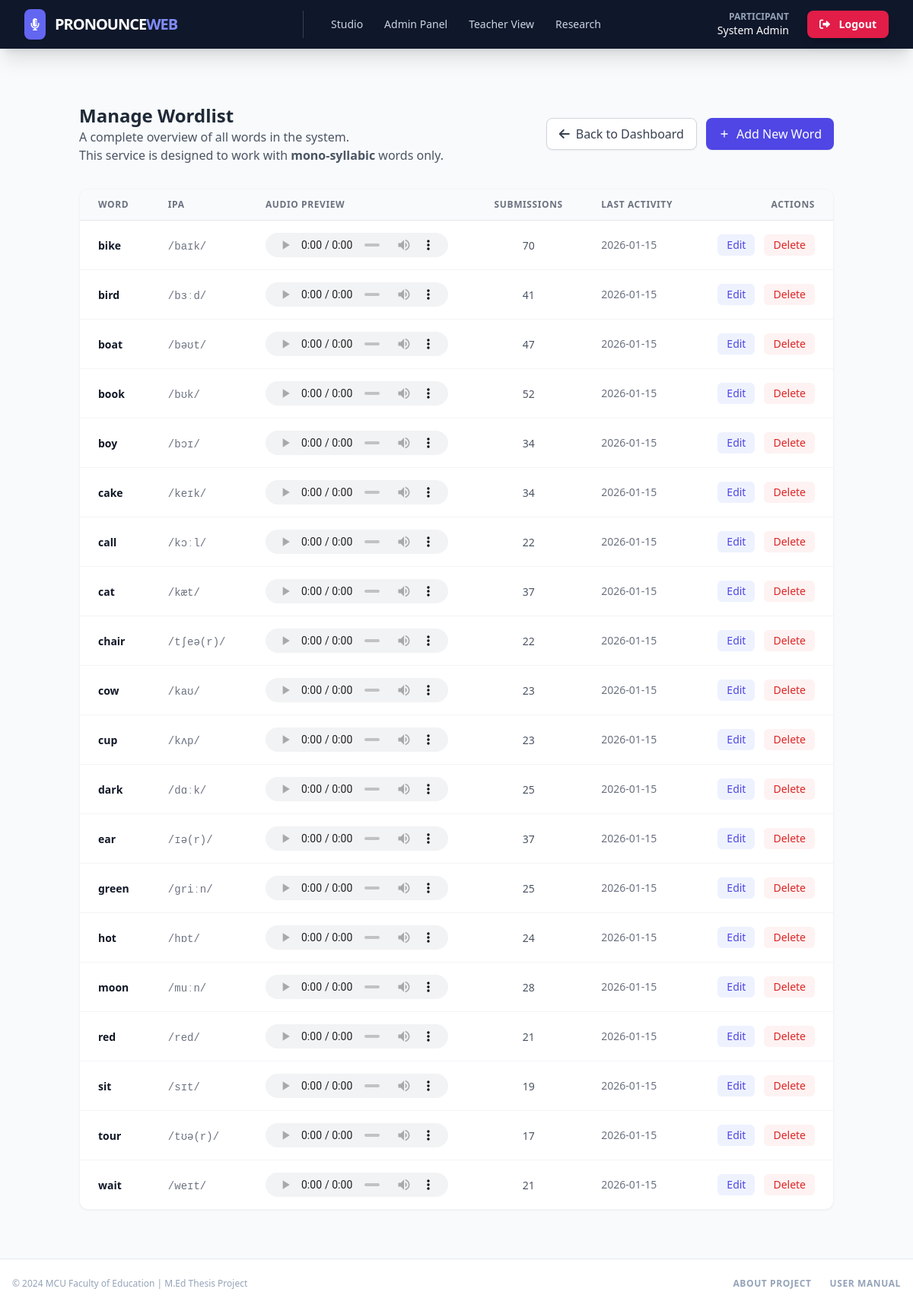
Screenshot of /dashboard/admin/words (signed in) with the database file from the repository.
### models.py (models this page shows, shortened)
class User(UserMixin, db.Model):
    __tablename__ = "users"
    id = db.Column(db.Integer, primary_key=True)
    username = db.Column(db.String(64), unique=True, index=True, nullable=False)
    password_hash = db.Column(db.String(256), nullable=False)
    first_name = db.Column(db.String(64), nullable=False)
    last_name = db.Column(db.String(64), nullable=False)
    student_id = db.Column(db.String(20), unique=True, nullable=True, index=True)
    role = db.Column(db.String(20), default="student", nullable=False)
    consented_at = db.Column(db.DateTime, nullable=True)
    created_at = db.Column(db.DateTime, default=lambda: datetime.now(timezone.utc))
    submissions = db.relationship("Submission", backref="user", lazy="dynamic")

class Word(db.Model):
    __tablename__ = "words"
    id = db.Column(db.Integer, primary_key=True)
    text = db.Column(db.String(64), unique=True, nullable=False)  # e.g., 'moon'
    sequence_order = db.Column(db.Integer, nullable=False)  # 1 to 20
    ipa = db.Column(db.String(64), nullable=True)  # e.g., /muːn/
    vowels = db.Column(db.String(64), nullable=True)  # e.g., uː
    stressed_vowel = db.Column(db.String(10), nullable=True)  # e.g., uː
    audio_path = db.Column(db.String(256), nullable=True)  # Path to MP3
    submissions = db.relationship("Submission", backref="target_word", lazy="dynamic")

### dashboard_routes.py (the view)
@dashboards.route("/admin/words")
@login_required
def manage_all_words():
    if current_user.role != "admin":
        flash("Access denied.", "danger")
        return redirect(url_for("index"))
    words = Word.query.order_by(Word.text).all()
    word_stats = []
    for word in words:
        submission_count = word.submissions.count()
        last_submission = word.submissions.order_by(Submission.timestamp.desc()).first()
        word_stats.append(
            {
                "word": word,
                "submission_count": submission_count,
                "last_submission_str": (
                    last_submission.timestamp.strftime("%Y-%m-%d")
                    if last_submission
                    else "Never"
                ),
            }
        )
    return render_template("dashboards/manage_all_words.html", word_stats=word_stats)

### flask_app.py (called while the page is built, shortened)
@login_manager.user_loader
def load_user(user_id: str) -> User | None:
    return User.query.get(int(user_id))

@app.before_request
def check_for_maintenance() -> Any:
    from flask import redirect, url_for

### models.py (called while the page is built)
    @staticmethod
    def get(key: str, default: str | None = None) -> str | None:
        config = SystemConfig.query.filter_by(key=key).first()
        return config.value if config else default

    @staticmethod
    def get_bool(key: str, default: bool = False) -> bool:
        val = SystemConfig.get(key)
        if val is None:
            return default
        return val.lower() in ["true", "1", "t", "y", "yes"]

### templates/dashboards/manage_all_words.html (shortened to what this page needs)
{% extends "base.html" %}
{% block content %}
<div class="container mx-auto px-4 py-8">
    <div class="flex flex-col md:flex-row justify-between items-start md:items-center mb-8 gap-4">
        <div>
            <h1 class="text-2xl font-bold text-gray-800">Manage Wordlist</h1>
            <p class="text-gray-600">A complete overview of all words in the system.</p>
            <p class="text-gray-600">This service is designed to work with <strong>mono-syllabic</strong> words only.
            </p>
        </div>
        <div class="flex gap-3">
            <a href="{{ url_for('dashboards.admin_dashboard') }}"
                class="bg-white border border-gray-300 text-gray-700 px-4 py-2 rounded-lg hover:bg-gray-50 transition shadow-sm flex items-center gap-2">
                <i class="fas fa-arrow-left"></i>
                Back to Dashboard
            </a>
            <a href="{{ url_for('dashboards.add_word', next=url_for('dashboards.manage_all_words')) }}"
                class="bg-indigo-600 text-white px-4 py-2 rounded-lg hover:bg-indigo-700 transition shadow-sm flex items-center gap-2">
                <svg class="w-4 h-4" fill="none" stroke="currentColor" viewBox="0 0 24 24">
                    <path stroke-linecap="round" stroke-linejoin="round" stroke-width="2"
                        d="M12 6v6m0 0v6m0-6h6m-6 0H6"></path>
                </svg>
                Add New Word
            </a>
        </div>
    </div>
    <div class="bg-white rounded-xl shadow-sm border border-gray-100 overflow-hidden">
        <div class="overflow-x-auto">
            <table class="w-full text-left border-collapse">
                <thead class="bg-gray-50 border-b border-gray-200">
                    <tr>
                        <th class="px-6 py-3 text-xs font-semibold text-gray-500 uppercase tracking-wider">Word</th>
                        <th class="px-6 py-3 text-xs font-semibold text-gray-500 uppercase tracking-wider">IPA</th>
                        <th class="px-6 py-3 text-xs font-semibold text-gray-500 uppercase tracking-wider">Audio Preview
                        </th>
                        <th class="px-6 py-3 text-xs font-semibold text-gray-500 uppercase tracking-wider text-center">
                            Submissions</th>
                        <th class="px-6 py-3 text-xs font-semibold text-gray-500 uppercase tracking-wider">Last Activity
                        </th>
                        <th class="px-6 py-3 text-xs font-semibold text-gray-500 uppercase tracking-wider text-right">
                            Actions</th>
                    </tr>
                </thead>
                <tbody class="divide-y divide-gray-100">
                    {% for word_stat in word_stats %}
                    <tr class="hover:bg-gray-50 transition-colors">
                        <td class="px-6 py-4 whitespace-nowrap">
                            <span class="text-sm font-bold text-gray-900">{{ word_stat.word.text }}</span>
                        </td>
                        <td class="px-6 py-4 whitespace-nowrap">
                            <span class="text-sm text-gray-500 font-mono">{{ word_stat.word.ipa }}</span>
                        </td>
                        <td class="px-6 py-4 whitespace-nowrap">
                            {% if word_stat.word.audio_path %}
                            <audio controls class="h-8 w-60"
                                src="{{ url_for('static', filename=word_stat.word.audio_path) }}"></audio>
                            {% else %}
                            <span class="text-xs text-gray-400">No audio</span>
                            {% endif %}
                        </td>
                        <td class="px-6 py-4 whitespace-nowrap text-center">
                            <span class="text-sm text-gray-600">{{ word_stat.submission_count }}</span>
                        </td>
                        <td class="px-6 py-4 whitespace-nowrap text-sm text-gray-500">
                            {{ word_stat.last_submission_str }}
                        </td>
                        <td class="px-6 py-4 whitespace-nowrap text-right text-sm font-medium">
                            <div class="flex justify-end gap-3">
                                <a href="{{ url_for('dashboards.edit_word', word_id=word_stat.word.id, next=url_for('dashboards.manage_all_words')) }}"
                                    class="px-3 py-1 rounded-md transition bg-indigo-50 text-indigo-600 hover:bg-indigo-100 hover:text-indigo-900">Edit</a>
                                {% set delete_url = url_for('dashboards.delete_word', word_id=word_stat.word.id, next=url_for('dashboards.manage_all_words')) %}
                                <button
                                    onclick="openWordDeleteModal('{{ word_stat.word.id }}', '{{ word_stat.word.text }}', '{{ delete_url }}')"
                                    class="px-3 py-1 rounded-md transition bg-red-50 text-red-600 hover:bg-red-100 hover:text-red-900">
                                    Delete
                                </button>
                            </div>
                        </td>
                    </tr>
                    {% endfor %}
                </tbody>
            </table>
        </div>
    </div>
</div>
{% endblock %}

### templates/base.html (shortened to what this page needs)
<!DOCTYPE html>
<html lang="en">
<head>
    <script src="https://cdn.tailwindcss.com"></script>
    <link href="https://cdnjs.cloudflare.com/ajax/libs/font-awesome/6.0.0/css/all.min.css" rel="stylesheet">
    <link rel="stylesheet" href="{{ url_for('static', filename='css/styles.css') }}">
</head>
<body class="bg-slate-50 font-sans text-slate-900 flex flex-col min-h-screen">
    <nav class="bg-slate-900 text-white shadow-xl sticky top-0 z-50">
        <div class="max-w-7xl mx-auto px-4 sm:px-6 lg:px-8">
            <div class="flex items-center justify-between h-16">
                <div class="flex items-center">
                    <a href="{{ url_for('index') }}" class="flex items-center space-x-2 md:space-x-3 group">
                        <div class="bg-indigo-500 p-1.5 md:p-2 rounded-lg group-hover:bg-indigo-400 transition">
                            <i class="fas fa-microphone-lines text-white"></i>
                        </div>
                        <span class="font-black text-lg md:text-xl tracking-tighter uppercase">Pronounce<span
                                class="text-indigo-400">Web</span></span>
                    </a>
                </div>
                {% if current_user.role == 'admin' %}
                <div class="hidden md:flex items-center space-x-1 ml-6 border-l border-slate-700 pl-6">
                    <a href="{{ url_for('index') }}"
                        class="px-3 py-2 rounded-md text-sm font-medium text-slate-300 hover:text-white hover:bg-slate-800 transition">Studio</a>
                    <a href="{{ url_for('dashboards.admin_dashboard') }}"
                        class="px-3 py-2 rounded-md text-sm font-medium text-slate-300 hover:text-white hover:bg-slate-800 transition">Admin
                        Panel</a>
                    <a href="{{ url_for('dashboards.teacher_dashboard') }}"
                        class="px-3 py-2 rounded-md text-sm font-medium text-slate-300 hover:text-white hover:bg-slate-800 transition">Teacher
                        View</a>
                    <a href="{{ url_for('dashboards.research_dashboard') }}"
                        class="px-3 py-2 rounded-md text-sm font-medium text-slate-300 hover:text-white hover:bg-slate-800 transition">Research</a>
                </div>
                {% endif %}
                <div class="flex items-center space-x-2 md:space-x-6">
                    {% if current_user.is_authenticated %}
                    <div class="hidden md:flex flex-col items-end">
                        <span class="text-xs font-bold text-slate-400 uppercase">Participant</span>
                        <span class="text-sm font-medium">{{ current_user.first_name }} {{ current_user.last_name
                            }}</span>
                    </div>
                    <a href="{{ url_for('auth.logout') }}"
                        class="bg-rose-600 hover:bg-rose-700 text-white px-4 py-2 rounded-lg text-sm font-bold transition shadow-lg">
                        <i class="fas fa-sign-out-alt mr-2"></i> Logout
                    </a>
                    {% else %}
                    <a href="{{ url_for('auth.login') }}"
                        class="text-slate-300 hover:text-white font-bold text-sm">Login</a>
                    <a href="{{ url_for('auth.register') }}"
                        class="bg-indigo-600 hover:bg-indigo-700 px-3 py-1.5 md:px-4 md:py-2 rounded-lg text-sm font-bold transition">Register</a>
                    {% endif %}
                </div>
            </div>
        </div>
    </nav>
    <main class="flex-grow">
        <div class="max-w-7xl mx-auto pt-10 pb-8 px-4 sm:px-6 lg:px-8">
            {% block content %}{% endblock %}
        </div>
    </main>
    <footer class="bg-white border-t border-slate-200 py-6 mt-auto">
        <div class="max-w-7xl mx-auto px-4 flex flex-col md:flex-row justify-between items-center gap-4">
            <p class="text-slate-400 text-xs font-medium">
                &copy; 2024 MCU Faculty of Education | M.Ed Thesis Project
            </p>
            <div class="flex items-center gap-6">
                <a href="{{ url_for('about') }}"
                    class="text-slate-400 hover:text-indigo-600 text-xs font-bold uppercase tracking-wider transition">About
                    Project</a>
                <a href="{{ url_for('manual') }}"
                    class="text-slate-400 hover:text-indigo-600 text-xs font-bold uppercase tracking-wider transition">User
                    Manual</a>
            </div>
        </div>
    </footer>
</body>
</html>

### static/css/styles.css (style rules this page uses)
html { -ms-text-size-adjust: 100%; -webkit-text-size-adjust: 100%; touch-action: pan-x pan-y; height: 100%; font-size: 16px; }
*, *::before, *::after { box-sizing: border-box; }
body { overscroll-behavior: none; -webkit-font-smoothing: antialiased; -moz-osx-font-smoothing: grayscale; line-height: 1.5; letter-spacing: normal; text-rendering: optimizeLegibility; font-family: ui-sans-serif, system-ui, -apple-system, BlinkMacSystemFont, "Segoe UI", Roboto, "Helvetica Neue", Arial, sans-serif; }

### rows the page displays
User: first_name "System", last_name "Admin"
Word: word.text "bike", word.ipa "/baɪk/"
Word: word.text "bird", word.ipa "/bɜːd/"
Word: word.text "boat", word.ipa "/bəʊt/"
Word: word.text "book", word.ipa "/bʊk/"
Word: word.text "boy", word.ipa "/bɔɪ/"
Word: word.text "cake", word.ipa "/keɪk/"
Word: word.text "call", word.ipa "/kɔːl/"
Word: word.text "cat", word.ipa "/kæt/"
Word: word.text "chair", word.ipa "/tʃeə(r)/"
Word: word.text "cow", word.ipa "/kaʊ/"
Word: word.text "cup", word.ipa "/kʌp/"
Word: word.text "dark", word.ipa "/dɑːk/"
Word: word.text "ear", word.ipa "/ɪə(r)/"
Word: word.text "green", word.ipa "/ɡriːn/"
Word: word.text "hot", word.ipa "/hɒt/"
Word: word.text "moon", word.ipa "/muːn/"
Word: word.text "red", word.ipa "/red/"
Word: word.text "sit", word.ipa "/sɪt/"
Word: word.text "tour", word.ipa "/tʊə(r)/"
Word: word.text "wait", word.ipa "/weɪt/"

### other values shown
{{ word_stat.submission_count }} "70" "41" "47" "52" "34" "34" "22" "37" "22" "23" "23" "25" "37" "25" "24" "28" "21" "19" "17" "21"
{{ word_stat.last_submission_str }} "2026-01-15" "2026-01-15" "2026-01-15" "2026-01-15" "2026-01-15" "2026-01-15" "2026-01-15" "2026-01-15" "2026-01-15" "2026-01-15" "2026-01-15" "2026-01-15" "2026-01-15" "2026-01-15" "2026-01-15" "2026-01-15" "2026-01-15" "2026-01-15" "2026-01-15" "2026-01-15"
